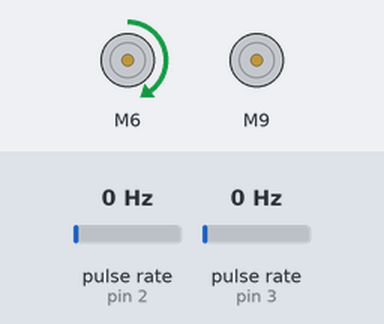
Bench run of a sketch on a simulated Arduino Uno, built with avr-gcc and run on an emulated ATmega328P. Parts: 2 × DC motor (green arrow = forward, orange = backward, longer = faster). Wiring (inferred from the names in the program): 2 × pulse sensor: data pin 2 / data pin 3. The test bench sets the inputs (shaded band); at power-on: pulse rate (sensors on pin 2, pin 3) 0 Hz. What the sketch prints to the serial monitor is not drawn.

Above: at 0.1 s.
Timing chart, 0 to 1.6 s (numbered marks = the images above):
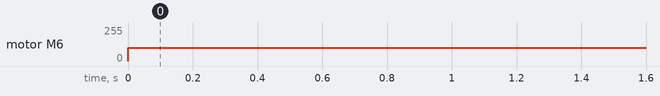

Measured:
- by itself, motor M6: stopped → forward 100/255 at 0.00 s

The sketch:

diferencial_robot_encoders.ino
```cpp
#include <Arduino.h>
#include <L298N.h>

// Definir pines para los motores y encoders
const unsigned int IN1 = 6;
const unsigned int IN2 = 7;
const unsigned int EN = 11;
const unsigned int IN3 = 9;
const unsigned int IN4 = 8;
const unsigned int EN1 = 10;
#define encoderRight 3
#define encoderLeft 2

// Definir resolución de encoders y dimensiones del robot
const float encoderResolution = 20.0;
const float wheelDiameter_mm = 67.2;
const float wheelBase = 130;
const float maxEncoderVelocity = 100.0;  // Ajusta según sea necesario

// Variables para el control PID
float kp_linear = 1.0;  // Ganancia proporcional para control PID lineal
float ki_linear = 0.0;  // Ganancia integral para control PID lineal
float kd_linear = 0.01;  // Ganancia derivativa para control PID lineal

float kp_angular = 1.0;  // Ganancia proporcional para control PID angular
float ki_angular = 0.0;  // Ganancia integral para control PID angular
float kd_angular = 0.01;  // Ganancia derivativa para control PID angular

// Variables para la navegación
float targetX = 2.0;  // Coordenada x deseada en cm
float targetY = 3.0;  // Coordenada y deseada en cm

// Variables para el control de velocidad
float targetLinearVelocity = 0.0;   // Velocidad lineal deseada en m/s
float targetAngularVelocity = 0.0;  // Velocidad angular deseada en rad/s

// Variables para el control de motores
volatile long encoderRightCount = 0;
volatile long encoderLeftCount = 0;

L298N motorLeft(EN, IN1, IN2);
L298N motorRight(EN1, IN3, IN4);

// Variables globales para la odometría
volatile long prevEncoderRightCount = 0;
volatile long prevEncoderLeftCount = 0;
unsigned long prevTime = 0;
float currentXValue = 0.0;
float currentYValue = 0.0;

//Calcular las velocidades actuales
unsigned long speedPrevTime = 0;  // Variable para almacenar el tiempo previo
long speedPrevTicksRight = 0;     // Variable para almacenar los ticks previos de la rueda derecha
long speedPrevTicksLeft = 0;      // Variable para almacenar los ticks previos de la rueda izquierda


void setup() {
  Serial.begin(9600);

  pinMode(encoderRight, INPUT);
  pinMode(encoderLeft, INPUT);
  attachInterrupt(digitalPinToInterrupt(encoderRight), encoderInterruptA, RISING);
  attachInterrupt(digitalPinToInterrupt(encoderLeft), encoderInterruptB, RISING);
}

void loop() {
  // Calcular las velocidades lineales y angulares deseadas
  calculateVelocities();

  // Aplicar control PID para ajustar las velocidades
  // applyPID();

  // Controlar los motores con las velocidades ajustadas
  controlMotors();

  // Actualizar las posiciones actuales
  updatePosition();

  // Resto del código...
}

void calculateVelocities() {
  // Calcular la diferencia entre la posición actual y la deseada
  float deltaX = targetX - currentXPosition();
  float deltaY = targetY - currentYPosition();

  // Calcular la distancia y el ángulo al objetivo
  float distanceToTarget = sqrt(deltaX * deltaX + deltaY * deltaY);
  float angleToTarget = atan2(deltaY, deltaX);

  // Calcular las velocidades lineal y angular deseadas
  targetLinearVelocity = kp_linear * distanceToTarget;
  targetAngularVelocity = kp_angular * angleToTarget;

  if (distanceToTarget < 0.1) {  // Ajusta el umbral según sea necesario
    stopRobot();
    return;  // Salir del bucle si se alcanza el objetivo
  }
}

void applyPID() {
  // Control PID para la velocidad lineal
  static float integralLinear = 0.0;
  static float lastErrorLinear = 0.0;
  float errorLinear = targetLinearVelocity - currentLinearVelocity();
  integralLinear += errorLinear;
  float derivativeLinear = errorLinear - lastErrorLinear;

  // Ajuste de las ganancias PID para el control lineal
  float linearPWM = kp_linear * errorLinear + ki_linear * integralLinear + kd_linear * derivativeLinear;
  linearPWM = constrain(linearPWM, 0, 255);  // Limitar el valor para el control de velocidad

  // Control PID para la velocidad angular
  static float integralAngular = 0.0;
  static float lastErrorAngular = 0.0;
  float errorAngular = targetAngularVelocity - currentAngularVelocity();
  integralAngular += errorAngular;
  float derivativeAngular = errorAngular - lastErrorAngular;

  // Ajuste de las ganancias PID para el control angular
  float angularPWM = kp_angular * errorAngular + ki_angular * integralAngular + kd_angular * derivativeAngular;
  angularPWM = constrain(angularPWM, 0, 255);  // Limitar el valor para el control de velocidad

  // Aplicar las correcciones PID a las velocidades deseadas
  targetLinearVelocity += linearPWM;
  targetAngularVelocity += angularPWM;

  // Actualizar los errores anteriores
  lastErrorLinear = errorLinear;
  lastErrorAngular = errorAngular;
}


void controlMotors() {

  // Convertir velocidades de rueda a velocidades de encoder
  float leftWheelVelocity = targetLinearVelocity + (targetAngularVelocity * wheelBase / 2);
  float rightWheelVelocity = targetLinearVelocity - (targetAngularVelocity * wheelBase / 2);

  float leftEncoderVelocity = leftWheelVelocity / (PI * (wheelDiameter_mm / 1000.0)) * encoderResolution;
  float rightEncoderVelocity = rightWheelVelocity / (PI * (wheelDiameter_mm / 1000.0)) * encoderResolution;

  // Calcular el error proporcional
  float leftError = leftEncoderVelocity - currentXPosition();
  float rightError = rightEncoderVelocity - currentYPosition();

  // Aplicar control proporcional
  int leftPWM = map(abs(leftError), 0, maxEncoderVelocity, 0, maxEncoderVelocity);
  int rightPWM = map(abs(rightError), 0, maxEncoderVelocity, 0, maxEncoderVelocity);

  // Limitar el valor del PWM
  leftPWM = constrain(leftPWM, 0, maxEncoderVelocity);
  rightPWM = constrain(rightPWM, 0, maxEncoderVelocity);

  // Controlar los motores usando la biblioteca L298N
  motorLeft.setSpeed(leftPWM);
  motorRight.setSpeed(rightPWM);

  // Establecer la dirección de los motores
  if (leftEncoderVelocity > 0) {
    motorLeft.forward();
  } else {
    motorLeft.stop();
  }

  if (rightEncoderVelocity > 0) {
    motorRight.forward();
  } else {
    motorRight.stop();
  }


  // Imprimir información en el puerto serie
  Serial.print("X: ");
  Serial.print(currentXPosition());
  Serial.print(" Y: ");
  Serial.print(currentYPosition());
  Serial.print(" Distancia: ");
  Serial.print(sqrt((targetX - currentXPosition()) * (targetX - currentXPosition()) + (targetY - currentYPosition()) * (targetY - currentYPosition())));
  Serial.print(" Vel_Lineal: ");
  Serial.print(targetLinearVelocity);
  Serial.print(" Vel_Angular: ");
  Serial.print(targetAngularVelocity);
  Serial.print(" leftPWM: ");
  Serial.print(leftPWM);
  Serial.print(" rightPWM: ");
  Serial.println(rightPWM);
}

void stopRobot() {
  targetLinearVelocity = 0.0;
  targetAngularVelocity = 0.0;
  controlMotors();  // Detener los motores
}

void updatePosition() {
  // Obtener la diferencia en el conteo de encoders
  long deltaRight = encoderRightCount - prevEncoderRightCount;
  long deltaLeft = encoderLeftCount - prevEncoderLeftCount;

  // Calcular la distancia recorrida por cada rueda
  float distanceRight = deltaRight / encoderResolution * PI * wheelDiameter_mm / 1000.0;
  float distanceLeft = deltaLeft / encoderResolution * PI * wheelDiameter_mm / 1000.0;

  // Calcular la distancia total recorrida
  float distance = (distanceRight + distanceLeft) / 2.0;

  // Calcular el cambio en las posiciones X e Y
  float deltaX = distance * cos(targetAngularVelocity);
  float deltaY = distance * sin(targetAngularVelocity);

  // Actualizar las posiciones actuales
  currentXValue += deltaX;
  currentYValue += deltaY;

  // Actualizar los valores previos
  prevEncoderRightCount = encoderRightCount;
  prevEncoderLeftCount = encoderLeftCount;
}

float currentXPosition() {
  return currentXValue;
}

float currentYPosition() {
  return currentYValue;
}

float currentLinearVelocity() {
  // Utiliza la función calculateWheelSpeed para obtener la velocidad lineal actual
  return calculateWheelSpeed(encoderLeftCount, prevEncoderLeftCount) + calculateWheelSpeed(encoderRightCount, prevEncoderRightCount);
}

float currentAngularVelocity() {
  // Utiliza la función calculateWheelSpeed para obtener la velocidad angular actual
  float leftSpeed = calculateWheelSpeed(encoderLeftCount, prevEncoderLeftCount);
  float rightSpeed = calculateWheelSpeed(encoderRightCount, prevEncoderRightCount);

  // Calcula la velocidad angular utilizando la diferencia entre las velocidades de las ruedas
  float angularVelocity = (rightSpeed - leftSpeed) / wheelBase;

  return angularVelocity;
}

float calculateWheelSpeed(volatile long currentTicks, volatile long &speedPrevTicks) {
  float ticksPerRevolution = encoderResolution * 2 * PI;   // Ticks por revolución en radianes
  float distancePerRevolution_mm = wheelDiameter_mm * PI;  // Circunferencia de la rueda en milímetros

  // Calcular el tiempo transcurrido desde la última lectura
  unsigned long currentTime = micros();
  float elapsedTime = (currentTime - speedPrevTime) / 1000000.0;  // Convertir a segundos

  // Calcular la diferencia en ticks desde la última lectura
  long ticksDifference = currentTicks - speedPrevTicks;

  // Calcular velocidad en milímetros por segundo
  float speed = (ticksDifference / ticksPerRevolution) * distancePerRevolution_mm / elapsedTime;

  // Actualizar el tiempo previo y los ticks previos
  speedPrevTime = currentTime;
  speedPrevTicks = currentTicks;

  return speed;
}

void encoderInterruptA() {
  encoderRightCount++;
}

void encoderInterruptB() {
  encoderLeftCount++;
}
```
